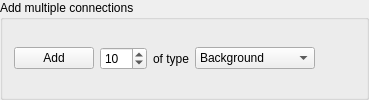
                  <widget class="QGroupBox" name="groupBox_24">
                   <property name="sizePolicy">
                    <sizepolicy hsizetype="Preferred" vsizetype="Maximum">
                     <horstretch>0</horstretch>
                     <verstretch>0</verstretch>
                    </sizepolicy>
                   </property>
                   <property name="title">
                    <string>Add multiple connections</string>
                   </property>
                   <property name="alignment">
                    <set>Qt::AlignLeading|Qt::AlignLeft|Qt::AlignTop</set>
                   </property>
                   <layout class="QVBoxLayout" name="verticalLayout_17">
                    <item>
                     <widget class="QWidget" name="widget_4" native="true">
                      <layout class="QHBoxLayout" name="horizontalLayout_5">
                       <property name="leftMargin">
                        <number>0</number>
                       </property>
                       <property name="topMargin">
                        <number>0</number>
                       </property>
                       <property name="rightMargin">
                        <number>0</number>
                       </property>
                       <property name="bottomMargin">
                        <number>0</number>
                       </property>
                       <item>
                        <widget class="QPushButton" name="btnAddConnectionsBatch">
                         <property name="toolTip">
                          <string>The type of traffic and the parameters (TCP etc.) is determined by the connection properties selected above.
The mesh pattern is determined by the pattern parameter (e.g. P2P gives a full mesh between P2P nodes, Web gives mostly web server to web client flows etc).
The hosts to be used must have the appropriate flags set (e.g. Web etc).</string>
                         </property>
                         <property name="text">
                          <string>Add</string>
                         </property>
                        </widget>
                       </item>
                       <item>
                        <widget class="QSpinBox" name="spinNumConnectionsBatch">
                         <property name="minimum">
                          <number>1</number>
                         </property>
                         <property name="maximum">
                          <number>999</number>
                         </property>
                         <property name="singleStep">
                          <number>30</number>
                         </property>
                         <property name="value">
                          <number>10</number>
                         </property>
                        </widget>
                       </item>
                       <item>
                        <widget class="QLabel" name="label_34">
                         <property name="text">
                          <string>of type</string>
                         </property>
                        </widget>
                       </item>
                       <item>
                        <widget class="QComboBox" name="cmbTypeConnectionsBatch">
                         <property name="currentIndex">
                          <number>0</number>
                         </property>
                         <property name="sizeAdjustPolicy">
                          <enum>QComboBox::AdjustToContents</enum>
                         </property>
                         <item>
                          <property name="text">
                           <string>Background</string>
                          </property>
                         </item>
                         <item>
                          <property name="text">
                           <string>Web</string>
                          </property>
                         </item>
                         <item>
                          <property name="text">
                           <string>P2P</string>
                          </property>
                         </item>
                         <item>
                          <property name="text">
                           <string>Voice and Video</string>
                          </property>
                         </item>
                         <item>
                          <property name="text">
                           <string>TV</string>
                          </property>
                         </item>
                         <item>
                          <property name="text">
                           <string>Heavy</string>
                          </property>
                         </item>
                        </widget>
                       </item>
                       <item>
                        <spacer name="horizontalSpacer_2">
                         <property name="orientation">
                          <enum>Qt::Horizontal</enum>
                         </property>
                         <property name="sizeHint" stdset="0">
                          <size>
                           <width>40</width>
                           <height>20</height>
                          </size>
                         </property>
                        </spacer>
                       </item>
                      </layout>
                     </widget>
                    </item>
                   </layout>
                  </widget>
